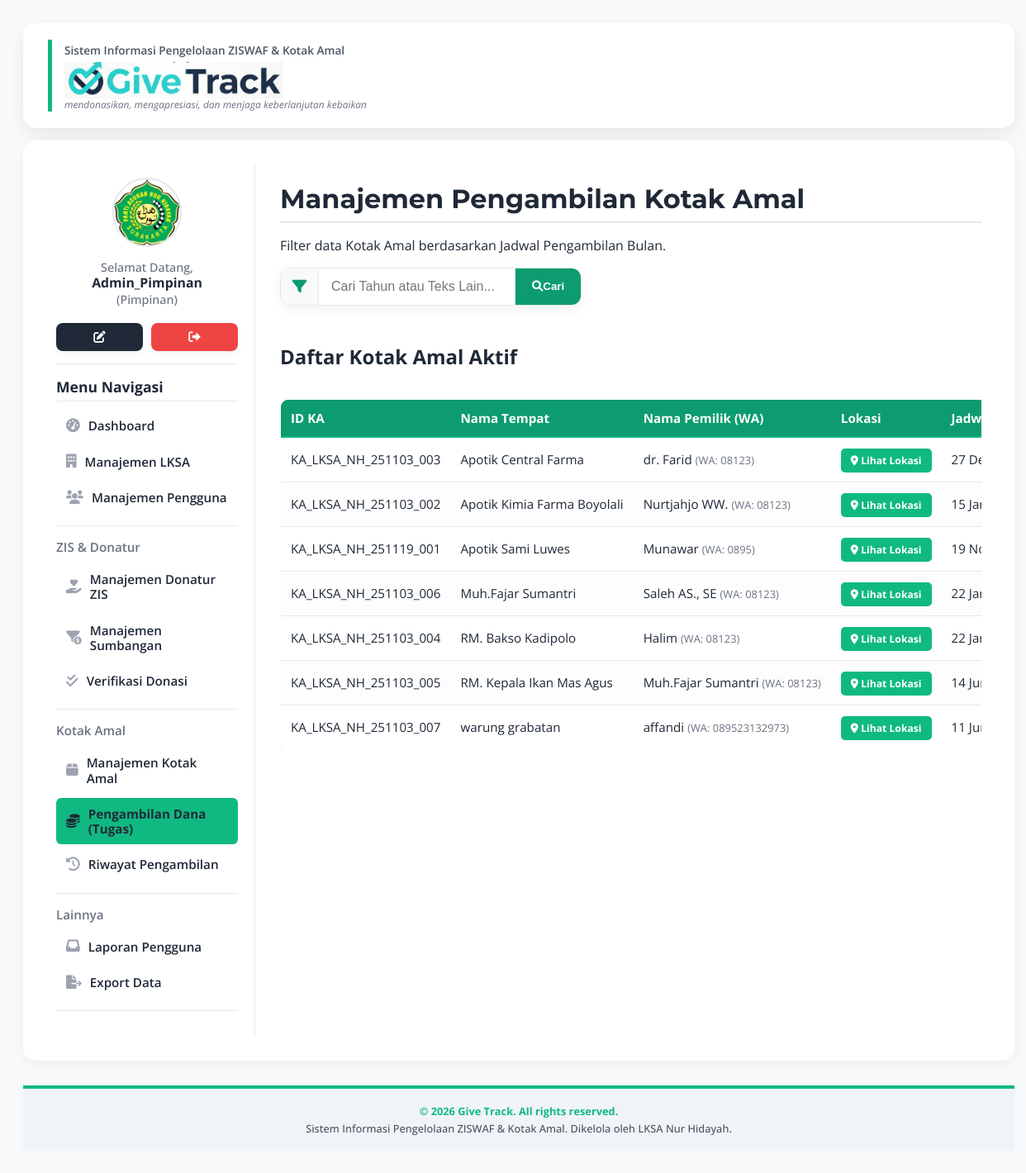
The page /pages/dana-kotak-amal.php (signed in) on the database its author committed.
### tables this page shows
CREATE TABLE `user` (
  `Id_user` varchar(30) NOT NULL,
  `Nama_User` varchar(100) NOT NULL,
  `Password` varchar(255) NOT NULL COMMENT 'Untuk menyimpan password yang di-hash',
  `Jabatan` varchar(50) NOT NULL,
  `Id_lksa` varchar(25) NOT NULL,
  `Foto` varchar(255) DEFAULT NULL,
  `Status` enum('Active','Archived') NOT NULL DEFAULT 'Active'
);

CREATE TABLE `kotakamal` (
  `ID_KotakAmal` varchar(30) NOT NULL,
  `Id_lksa` varchar(25) NOT NULL,
  `Nama_Toko` varchar(150) NOT NULL,
  `Alamat_Toko` text NOT NULL COMMENT 'Alamat lengkap gabungan',
  `ID_Provinsi` varchar(100) DEFAULT NULL,
  `ID_Kabupaten` varchar(100) DEFAULT NULL,
  `ID_Kecamatan` varchar(100) DEFAULT NULL,
  `ID_Kelurahan` varchar(100) DEFAULT NULL,
  `Nama_Pemilik` varchar(100) DEFAULT NULL,
  `WA_Pemilik` varchar(20) DEFAULT NULL,
  `Email` varchar(100) DEFAULT NULL,
  `Google_Maps_Link` varchar(255) DEFAULT NULL,
  `Jadwal_Pengambilan` varchar(50) DEFAULT NULL COMMENT 'Bisa berupa tanggal YYYY-MM-DD atau deskripsi hari',
  `Ket` text COMMENT 'Keterangan tambahan',
  `Foto` varchar(255) DEFAULT NULL,
  `Latitude` decimal(10,8) DEFAULT NULL,
  `Longitude` decimal(11,8) DEFAULT NULL,
  `Status` enum('Active','Archived') NOT NULL DEFAULT 'Active'
);

### pages/dana-kotak-amal.php (the view, shortened to what this page needs)
<?php
include '../config/database.php';
include '../includes/header.php';
function format_tanggal_indo($date_string) {
    if (preg_match("/^\d{4}-\d{2}-\d{2}$/", $date_string)) {
        $bulan_indonesia = [
            '01' => 'Januari', '02' => 'Februari', '03' => 'Maret', '04' => 'April',
            '05' => 'Mei', '06' => 'Juni', '07' => 'Juli', '08' => 'Agustus',
            '09' => 'September', '10' => 'Oktober', '11' => 'November', '12' => 'Desember'
        ];
        $parts = explode('-', $date_string);
        $day = $parts[2];
        $month = $bulan_indonesia[$parts[1]];
        $year = $parts[0];
        return $day . ' ' . $month . ' ' . $year;
    }
    return $date_string;
}
$search_query = $_GET['search'] ?? '';
$sql = "SELECT ka.*, MAX(dka.Tgl_Ambil) AS Tgl_Terakhir_Ambil
        FROM KotakAmal ka
        LEFT JOIN Dana_KotakAmal dka ON ka.ID_KotakAmal = dka.ID_KotakAmal
        WHERE ka.Status = 'Active'";
$sql .= " GROUP BY ka.ID_KotakAmal ORDER BY ka.Nama_Toko ASC";
$stmt = $conn->prepare($sql);
$stmt->execute();
$result_ka = $stmt->get_result();
?>
<h1 class="dashboard-title">Manajemen Pengambilan Kotak Amal</h1>
<p>Filter data Kotak Amal berdasarkan Jadwal Pengambilan Bulan.</p>
<form method="GET" action="" class="search-form" id="filter-form">
    <div style="display: flex; gap: 10px;">
        <div class="search-control-group-simple">
            <div class="month-filter-wrapper">
                <i class="fas fa-filter filter-icon"></i>
            </div>
            <input type="text" name="search" id="search_input" placeholder="Cari Tahun atau Teks Lain..." value="<?php echo htmlspecialchars($search_query); ?>" class="search-input-simple">
            <button type="submit" class="btn-search-simple" title="Cari"><i class="fas fa-search"></i> Cari</button>
        </div>
    </div>
</form>
<h2>Daftar Kotak Amal Aktif</h2>
<div class="table-container">
<table class="responsive-table">
    <thead>
        <tr>
            <th>ID KA</th>
            <th>Nama Tempat</th>
            <th>Nama Pemilik (WA)</th>
            <th>Lokasi</th>
            <th>Jadwal Ambil</th>
        </tr>
    </thead>
    <tbody>
        <?php if ($result_ka->num_rows > 0) { ?>
            <?php while ($row = $result_ka->fetch_assoc()) {
            ?>
                <tr>
                    <td><?php echo $row['ID_KotakAmal']; ?></td>
                    <td><?php echo $row['Nama_Toko']; ?></td>
                    <td>
                        <?php echo $row['Nama_Pemilik']; ?>
                        <span class="tgl-terakhir">(WA: <?php echo $row['WA_Pemilik'] ?? '-'; ?>)</span>
                    </td>
                    <td class="location-cell">
                        <a href="detail_kotak_amal.php?id=<?php echo $row['ID_KotakAmal']; ?>" class="btn-lokasi">
                            <i class="fas fa-map-marker-alt"></i> Lihat Lokasi
                        </a>
                    </td>
                    <td><?php echo format_tanggal_indo($row['Jadwal_Pengambilan']); ?></td>
                </tr>
            <?php } ?>
        <?php } else { ?>
            <tr>
                <td colspan="8" class="no-data">Tidak ada Kotak Amal aktif yang ditemukan.</td>
            </tr>
        <?php } ?>
    </tbody>
</table>
</div>
<?php
include '../includes/footer.php';
?>

### includes/header.php (shortened to what this page needs)
<?php
$base_url = "http://" . $_SERVER['HTTP_HOST'] . "/lksa_nh/";
$current_page = basename($_SERVER['PHP_SELF']);
$current_dir = basename(dirname($_SERVER['PHP_SELF']));
$dashboard_active = ($current_page == 'index.php' || strpos($current_page, 'dashboard_') !== false) ? 'active' : '';
$lksa_active = ($current_page == 'lksa.php' || $current_page == 'tambah_lksa.php' || $current_page == 'tambah_pimpinan.php' || $current_page == 'edit_lksa.php') ? 'active' : '';
$users_active = ($current_page == 'users.php' || $current_page == 'tambah_pengguna.php' || $current_page == 'edit_pengguna.php') ? 'active' : '';
$donatur_active = ($current_page == 'donatur.php' || $current_page == 'tambah_donatur.php' || $current_page == 'edit_donatur.php') ? 'active' : '';
$sumbangan_active = ($current_page == 'sumbangan.php' || $current_page == 'tambah_sumbangan.php' || $current_page == 'detail_sumbangan.php') ? 'active' : '';
$verifikasi_active = ($current_page == 'verifikasi-donasi.php' || $current_page == 'edit_sumbangan.php' || $current_page == 'wa-blast-form.php') ? 'active' : '';
$kotak_amal_active = ($current_page == 'kotak-amal.php' || $current_page == 'tambah_kotak_amal.php' || $current_page == 'edit_kotak_amal.php') ? 'active' : '';
$dana_kotak_amal_active = ($current_page == 'dana-kotak-amal.php' || $current_page == 'edit_dana_kotak_amal.php' || $current_page == 'catat_pengambilan_ka.php' || $current_page == 'detail_surat_tugas.php') ? 'active' : '';
$riwayat_ka_active = ($current_page == 'riwayat_dana_kotak_amal.php') ? 'active' : '';
$laporan_active = ($current_page == 'laporan.php' || $current_page == 'tambah_laporan.php' || $current_page == 'detail_laporan.php') ? 'active' : '';
$export_menu_active = ($current_page == 'export_data_menu.php') ? 'active' : '';
$show_sidebar = false;
$sidebar_html = '';
if (isset($_SESSION['loggedin']) && isset($_SESSION['id_user'])) {
    if (isset($conn)) {
        $id_user = $_SESSION['id_user'];
        $user_info_sql = "SELECT Nama_User, Foto, Jabatan FROM User WHERE Id_user = '$id_user'";
        $user_info_result = $conn->query($user_info_sql);
        $user_info = $user_info_result ? $user_info_result->fetch_assoc() : null;
        $nama_user = $user_info['Nama_User'] ?? 'Pengguna';
        $foto_user = $user_info['Foto'] ?? '';
        $jabatan = $user_info['Jabatan'] ?? '';
        $foto_path = $foto_user ? $base_url . 'assets/img/' . $foto_user : $base_url . 'assets/img/yayasan.png';
        $sidebar_stats = $sidebar_stats ?? '';
        if ($current_page == 'index.php' || $current_dir == 'dashboards' || in_array($current_page, ['lksa.php', 'users.php', 'donatur.php', 'sumbangan.php', 'kotak-amal.php', 'verifikasi-donasi.php', 'dana-kotak-amal.php', 'tambah_pimpinan.php', 'tambah_pengguna.php', 'tambah_donatur.php', 'tambah_kotak_amal.php', 'tambah_sumbangan.php', 'laporan.php', 'tambah_laporan.php', 'edit_pengguna.php', 'edit_donatur.php', 'edit_sumbangan.php', 'edit_kotak_amal.php', 'edit_lksa.php', 'edit_dana_kotak_amal.php', 'detail_sumbangan.php', 'detail_laporan.php', 'export_data_menu.php', 'riwayat_dana_kotak_amal.php'])) {
            if ($current_page != 'dashboard_donatur.php' && $current_page != 'dashboard_pemilik_kotak_amal.php') {
                $show_sidebar = true;
            }
        }
        if ($show_sidebar) {
            ?>
            <div class="sidebar-wrapper">
                <img src="<?php echo htmlspecialchars($foto_path); ?>" alt="Foto Profil" class="profile-img">
                <p class="welcome-text-sidebar">Selamat Datang,<br>
                    <strong><?php echo htmlspecialchars($nama_user); ?></strong> (<?php echo htmlspecialchars($jabatan); ?>)
                </p>
                <div class="sidebar-util-btns">
                    <a href="<?php echo $base_url; ?>pages/edit_pengguna.php?id=<?php echo htmlspecialchars($id_user); ?>"
                        class="btn btn-primary sidebar-small-btn" title="Edit Profil"><i class="fas fa-edit"></i></a>
                    <a href="<?php echo $base_url; ?>login/logout.php" class="btn btn-danger sidebar-small-btn" title="Logout"><i class="fas fa-sign-out-alt"></i>
                        </a>
                </div>
                <hr>
                <?php echo $sidebar_stats; ?> <h2>Menu Navigasi</h2>
                <div class="sidebar-nav-group">
                    <a href="<?php echo $base_url; ?>index.php" class="sidebar-nav-item <?php echo $dashboard_active; ?>">
                        <i class="fas fa-tachometer-alt"></i> Dashboard
                    </a>
                    <?php if ($_SESSION['jabatan'] == 'Pimpinan' && $_SESSION['id_lksa'] == 'Pimpinan_Pusat') { ?>
                        <a href="<?php echo $base_url; ?>pages/lksa.php" class="sidebar-nav-item <?php echo $lksa_active; ?>">
                            <i class="fas fa-building"></i> Manajemen LKSA
                        </a>
                    <?php } ?>
                    <?php if ($_SESSION['jabatan'] == 'Pimpinan' || $_SESSION['jabatan'] == 'Kepala LKSA') { ?>
                        <a href="<?php echo $base_url; ?>pages/users.php" class="sidebar-nav-item <?php echo $users_active; ?>">
                            <i class="fas fa-users"></i> Manajemen Pengguna
                        </a>
                    <?php } ?>
                </div>
                <?php if ($_SESSION['jabatan'] == 'Pimpinan' || $_SESSION['jabatan'] == 'Kepala LKSA' || $_SESSION['jabatan'] == 'Pegawai') { ?>
                    <hr class="nav-divider">
                    <h3>ZIS & Donatur</h3>
                    <div class="sidebar-nav-group">
                        <a href="<?php echo $base_url; ?>pages/donatur.php" class="sidebar-nav-item <?php echo $donatur_active; ?>">
                            <i class="fas fa-hand-holding-heart"></i> Manajemen Donatur ZIS
                        </a>
                        <a href="<?php echo $base_url; ?>pages/sumbangan.php" class="sidebar-nav-item <?php echo $sumbangan_active; ?>">
                            <i class="fas fa-funnel-dollar"></i> Manajemen Sumbangan
                        </a>
                        <?php if ($_SESSION['jabatan'] == 'Pimpinan' || $_SESSION['jabatan'] == 'Kepala LKSA') { ?>
                            <a href="<?php echo $base_url; ?>pages/verifikasi-donasi.php" class="sidebar-nav-item <?php echo $verifikasi_active; ?>">
                                <i class="fas fa-check-double"></i> Verifikasi Donasi
                            </a>
                        <?php } ?>
                    </div>
                <?php } ?>
                <?php if ($_SESSION['jabatan'] == 'Pimpinan' || $_SESSION['jabatan'] == 'Kepala LKSA' || $_SESSION['jabatan'] == 'Petugas Kotak Amal') { ?>
                    <hr class="nav-divider">
                    <h3>Kotak Amal</h3>
                    <div class="sidebar-nav-group">
                        <a href="<?php echo $base_url; ?>pages/kotak-amal.php" class="sidebar-nav-item <?php echo $kotak_amal_active; ?>">
                            <i class="fas fa-box"></i> Manajemen Kotak Amal
                        </a>
                        <a href="<?php echo $base_url; ?>pages/dana-kotak-amal.php" class="sidebar-nav-item <?php echo $dana_kotak_amal_active; ?>">
                            <i class="fas fa-coins"></i> Pengambilan Dana (Tugas)
                        </a>
                        <a href="<?php echo $base_url; ?>pages/riwayat_dana_kotak_amal.php" class="sidebar-nav-item <?php echo $riwayat_ka_active; ?>">
                            <i class="fas fa-history"></i> Riwayat Pengambilan
                        </a>
                        </div>
                <?php } ?>
                <?php if ($_SESSION['jabatan'] == 'Pimpinan' || $_SESSION['jabatan'] == 'Kepala LKSA') { ?>
                    <hr class="nav-divider">
                    <h3>Lainnya</h3>
                    <div class="sidebar-nav-group">
                        <a href="<?php echo $base_url; ?>pages/laporan.php" class="sidebar-nav-item <?php echo $laporan_active; ?>">
                            <i class="fas fa-inbox"></i> Laporan Pengguna
                        </a>
                        <a href="<?php echo $base_url; ?>pages/export_data_menu.php" class="sidebar-nav-item <?php echo $export_menu_active; ?>">
                            <i class="fas fa-file-export"></i> Export Data
                        </a>
                        </div>
                <?php } ?>
                <hr>
            </div>
            <?php
            $sidebar_html = ob_get_clean();
        }
    }
}
?>
<!DOCTYPE html>
<html lang="id">
<head>
    <link rel="stylesheet" href="https://cdnjs.cloudflare.com/ajax/libs/font-awesome/6.0.0-beta3/css/all.min.css">
</head>
<body>
    <div class="container">
        <div class="header">
            <div class="header-logo-section">
                <span class="header-slogan-top">Sistem Informasi Pengelolaan ZISWAF & Kotak Amal</span>
                <h1 class="header-title-main">
                     <img src="<?php echo $base_url; ?>assets/img/give_track_logo_final.png" alt="Give Track Logo System" class="header-logo-img">
                </h1>
                <span class="header-slogan-bottom">mendonasikan, mengapresiasi, dan menjaga keberlanjutan kebaikan</span>
            </div>
        </div>
        <?php if ($show_sidebar) { ?>
            <div class="content">
                <?php echo $sidebar_html; ?>
                <div class="main-content-area">
                <?php } else { ?>
                    <div class="content">
                    <?php } ?>

### includes/footer.php
</div> </div> <footer class="footer-main">
    <div class="footer-content">
        <p style="font-weight: 700; color: var(--secondary-color);">&copy; <?php echo date('Y'); ?> Give Track. All rights reserved.</p>
        <p>Sistem Informasi Pengelolaan ZISWAF & Kotak Amal. Dikelola oleh LKSA Nur Hidayah.</p>
    </div>
</footer>
</div> </body>
</html>

### pages/dana-kotak-amal.php (style rules this page uses)
:root { --primary-color: #1F2937; --secondary-color: #10B981; --accent-kotak-amal: #0c9c6f; --success-color: #10B981; --danger-color: #EF4444; --border-color: #E5E7EB; --bg-light: #F9FAFB; --cancel-color: #6B7280; }
.btn-lokasi { background-color: var(--secondary-color); color: white; padding: 6px 12px; font-size: 0.8em; font-weight: 700; text-decoration: none; border-radius: 5px; }
.search-control-group-simple { display: flex; align-items: stretch; gap: 0; margin-bottom: 25px; max-width: 600px; border-radius: 12px; border: 1px solid var(--border-color); box-shadow: 0 4px 15px rgba(0,0,0,0.05); overflow: hidden; }
.month-filter-wrapper { position: relative; flex-shrink: 0; width: 45px; height: 44px; border-right: 1px solid var(--border-color); background-color: #F8F9FA; display: flex; justify-content: center; align-items: center; }
.filter-icon { position: static; z-index: 5; font-size: 1.1em; color: var(--accent-kotak-amal); }
.search-input-simple { padding: 12px 15px; border: none; font-size: 1em; background-color: white; flex-grow: 1; min-width: 200px; border-right: 1px solid var(--border-color); }
.btn-search-simple { background-color: var(--accent-kotak-amal); color: white; padding: 12px 20px; border: none; border-radius: 0; font-weight: 700; line-height: 1.5; height: 100%; display: flex; align-items: center; }
.table-container { overflow-x: auto; margin-top: 20px; }
.responsive-table th { background-color: var(--accent-kotak-amal); color: white; }
.responsive-table td { white-space: nowrap; }
.tgl-terakhir { font-size: 0.85em; color: #6B7280; }

### rows shown on the page
user: Nama_User "Admin_Pimpinan", Jabatan "Pimpinan"
kotakamal: ID_KotakAmal "KA_LKSA_NH_251103_003", Nama_Toko "Apotik Central Farma", Nama_Pemilik "dr. Farid", WA_Pemilik "08123", Jadwal_Pengambilan "27…"
kotakamal: ID_KotakAmal "KA_LKSA_NH_251103_002", Nama_Toko "Apotik Kimia Farma Boyolali", Nama_Pemilik "Nurtjahjo WW.", WA_Pemilik "08123", Jadwal_Pengambilan "15…"
kotakamal: ID_KotakAmal "KA_LKSA_NH_251119_001", Nama_Toko "Apotik Sami Luwes", Nama_Pemilik "Munawar", WA_Pemilik "0895", Jadwal_Pengambilan "19…"
kotakamal: ID_KotakAmal "KA_LKSA_NH_251103_006", Nama_Toko "Muh.Fajar Sumantri", Nama_Pemilik "Saleh AS., SE", WA_Pemilik "08123", Jadwal_Pengambilan "22…"
kotakamal: ID_KotakAmal "KA_LKSA_NH_251103_004", Nama_Toko "RM. Bakso Kadipolo", Nama_Pemilik "Halim", WA_Pemilik "08123", Jadwal_Pengambilan "22…"
kotakamal: ID_KotakAmal "KA_LKSA_NH_251103_005", Nama_Toko "RM. Kepala Ikan Mas Agus", Nama_Pemilik "Muh.Fajar Sumantri", WA_Pemilik "08123", Jadwal_Pengambilan "14…"
kotakamal: ID_KotakAmal "KA_LKSA_NH_251103_007", Nama_Toko "warung grabatan", Nama_Pemilik "affandi", WA_Pemilik "089523132973", Jadwal_Pengambilan "11…"
